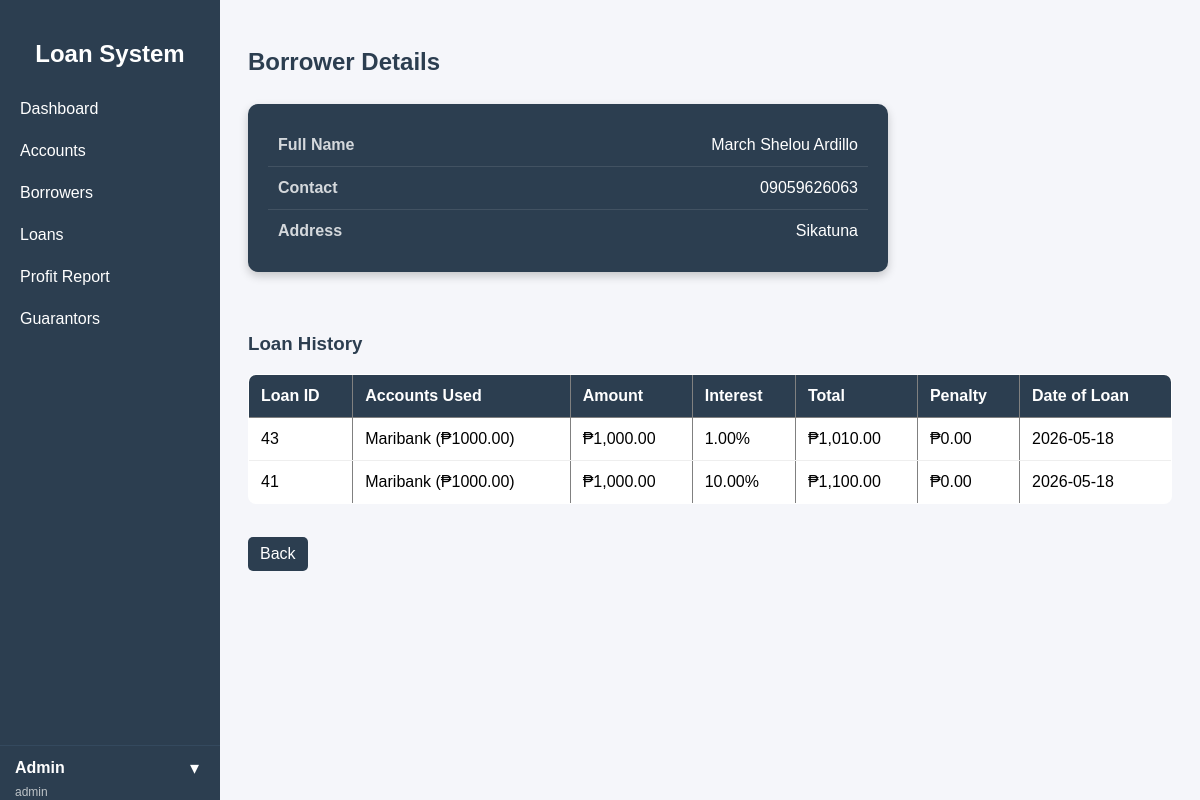
Page /public/index.php?url=borrower/details/8 (signed in) on the committed database.
### tables this page shows
CREATE TABLE `borrowers` (
  `id` int(11) NOT NULL,
  `fullname` varchar(100) DEFAULT NULL,
  `contact` varchar(20) DEFAULT NULL,
  `address` text DEFAULT NULL,
  `created_at` timestamp NOT NULL DEFAULT current_timestamp()
);

CREATE TABLE `loans` (
  `id` int(11) NOT NULL,
  `borrower_name` varchar(100) DEFAULT NULL,
  `amount` decimal(10,2) DEFAULT NULL,
  `interest` decimal(10,2) DEFAULT NULL,
  `total` decimal(10,2) DEFAULT NULL,
  `status` varchar(20) DEFAULT 'active',
  `created_at` timestamp NOT NULL DEFAULT current_timestamp(),
  `borrower_id` int(11) DEFAULT NULL,
  `account_id` int(11) DEFAULT NULL,
  `guarantor_id` int(11) DEFAULT NULL,
  `borrowed_date` date DEFAULT NULL,
  `due_date` date DEFAULT NULL,
  `is_deleted` tinyint(1) DEFAULT 0
);

### app/controllers/BorrowerController.php (called while the page is built, shortened)
<?php
require_once "../app/models/Borrower.php";
class BorrowerController {
    private $borrower;
    public function __construct() {
        $this->borrower = new Borrower();
    }
public function details($id) {
    $borrower = $this->borrower->getById($id);
    $loans = $this->borrower->getLoans($id);
    require "../app/views/borrowers/details.php";
}
}

### core/App.php (called while the page is built, shortened)
<?php
class App {
    protected $method = "index";
    public function __construct() {
        $url = $this->parseUrl();
        if (isset($url[0])) {
            $controllerName = ucfirst($url[0]) . "Controller";
            $controllerFile = "../app/controllers/" . $controllerName . ".php";
            if (file_exists($controllerFile)) {
                unset($url[0]);
            }
        }
        $this->controller = new $this->controller;
        if (isset($url[1]) && method_exists($this->controller, $url[1])) {
            $this->method = $url[1];
            unset($url[1]);
        }
        $params = $url ? array_values($url) : [];
        call_user_func_array([$this->controller, $this->method], $params);
    }
    public function parseUrl() {
        if (isset($_GET['url']) && !empty($_GET['url'])) {
            return explode("/", filter_var(rtrim($_GET['url'], "/"), FILTER_SANITIZE_URL));
        }
        return [];
    }
}

### public/index.php (called while the page is built)
<?php
require_once "../core/App.php";
$app = new App();

### core/Model.php (called while the page is built, shortened)
<?php
require_once __DIR__ . '/../config/database.php';
class Model {
    public function __construct() {
        $db = new Database();
        $this->conn = $db->connect();
    }
}

### config/database.php (called while the page is built, shortened)
<?php
class Database {
    private $host = "localhost";
    private $db_name = "loan_db";
    private $username = "root";
    private $password = "";
    public function connect() {
        $this->conn = null;
        try {
            $this->conn = new PDO(
                "mysql:host={$this->host};port=3306;dbname={$this->db_name}",
                $this->username,
                $this->password
            );
            $this->conn->setAttribute(
                PDO::ATTR_ERRMODE,
                PDO::ERRMODE_EXCEPTION
            );
        } catch (PDOException $e) {
            die("Connection failed: " . $e->getMessage());
        }
        return $this->conn;
    }
}

### app/models/Borrower.php (called while the page is built, shortened)
<?php
require_once "../core/Model.php";
class Borrower extends Model {
    public function getById($id) {
    $stmt = $this->conn->prepare("
        SELECT * FROM borrowers WHERE id = ?
    ");
    $stmt->execute([$id]);
    return $stmt->fetch(PDO::FETCH_ASSOC);
}
public function getLoans($borrower_id) {
    $stmt = $this->conn->prepare("
      SELECT
    loans.*,
    COALESCE(
        GROUP_CONCAT(
            CONCAT(
                accounts.account_name,
                ' (₱', loan_accounts.amount, ')'
            )
            SEPARATOR ', '
        ),
        ''
    ) AS account_names,
    COALESCE(p.total_penalty, 0) AS total_penalty
FROM loans
LEFT JOIN loan_accounts
    ON loans.id = loan_accounts.loan_id
LEFT JOIN accounts
    ON loan_accounts.account_id = accounts.id
LEFT JOIN (
    SELECT loan_id, SUM(amount) AS total_penalty
    FROM penalties
    GROUP BY loan_id
) p ON loans.id = p.loan_id
WHERE loans.borrower_id = ?
GROUP BY loans.id
ORDER BY loans.id DESC
    ");
    $stmt->execute([$borrower_id]);
    return $stmt->fetchAll(PDO::FETCH_ASSOC);
}
}

### app/views/borrowers/details.php (the view, shortened to what this page needs)
<?php include __DIR__ . "/../layouts/sidebar.php"; ?>
<div class="details-page">
<h2>Borrower Details</h2>
<br>
<div class="borrower-card">
    <div class="row">
        <span class="label">Full Name</span>
        <span class="value"><?= htmlspecialchars($borrower['fullname']) ?></span>
    </div>
    <div class="row">
        <span class="label">Contact</span>
        <span class="value"><?= htmlspecialchars($borrower['contact']) ?></span>
    </div>
    <div class="row">
        <span class="label">Address</span>
        <span class="value"><?= htmlspecialchars($borrower['address']) ?></span>
    </div>
</div>
<br><br>
<h3>Loan History</h3>
<table border="1" cellpadding="10">
    <tr>
        <th>Loan ID</th>
        <th>Accounts Used</th>
        <th>Amount</th>
        <th>Interest</th>
        <th>Total</th>
        <th>Penalty</th>
        <th>Date of Loan</th>
    </tr>
    <?php if (!empty($loans)): ?>
        <?php foreach ($loans as $loan): ?>
        <tr>
            <td><?= $loan['id'] ?></td>
            <td><?= $loan['account_names'] ?></td>
            <td>₱<?= number_format($loan['amount'], 2) ?></td>
            <td><?= $loan['interest'] ?>%</td>
            <td>₱<?= number_format($loan['total'], 2) ?></td>
            <td>₱<?= number_format($loan['total_penalty'] ?? 0, 2) ?></td>
            <td><?= $loan['borrowed_date'] ?></td>
        </tr>
        <?php endforeach; ?>
    <?php else: ?>
        <tr>
            <td colspan="7">No loan history found</td>
        </tr>
    <?php endif; ?>
</table>
<br>
<a class="back-btn" href="/LoanManagement/public/index.php?url=borrower/index">
    Back
</a>
</div>
<?php include __DIR__ . "/../layouts/footer.php"; ?>

### app/views/borrowers/details.php (style rules this page uses)
.borrower-card { background: #2c3e50; color: white; padding: 20px; border-radius: 10px; width: 100%; max-width: 600px; box-shadow: 0 4px 10px rgba(0,0,0,0.2); }
.borrower-card .row { display: flex; justify-content: space-between; padding: 12px 10px; border-bottom: 1px solid rgba(255,255,255,0.1); }
.borrower-card .row:last-child { border-bottom: none; }
.borrower-card .label { font-weight: bold; opacity: 0.8; }
.borrower-card .value { font-weight: 500; }
.details-page { font-family: Arial, sans-serif; color: #2c3e50; }
.details-page h2 { margin-bottom: 10px; }
.details-page h3 { margin-top: 25px; }
table { width: 100%; border-collapse: collapse; background: white; border-radius: 8px; overflow: hidden; }
table th { background: #2c3e50; color: white; padding: 12px; text-align: left; }
table td { padding: 12px; border-bottom: 1px solid #eee; }
.back-btn { display: inline-block; margin-top: 15px; padding: 8px 12px; background: #2c3e50; color: white; text-decoration: none; border-radius: 5px; }

### rows in the picture
borrowers: fullname "March Shelou Ardillo", contact "09059626063", address "Sikatuna"
loans: id "43", account_names "Maribank (₱1000.00)", amount "1,000.00", interest "1.00", total "1,010.00", total_penalty "0.00", borrowed_date "2026-05-18"
loans: id "41", account_names "Maribank (₱1000.00)", amount "1,000.00", interest "10.00", total "1,100.00", total_penalty "0.00", borrowed_date "2026-05-18"

### other values in the picture
$_SESSION['user']['name'] "Admin"
$_SESSION['user']['role'] "admin"
